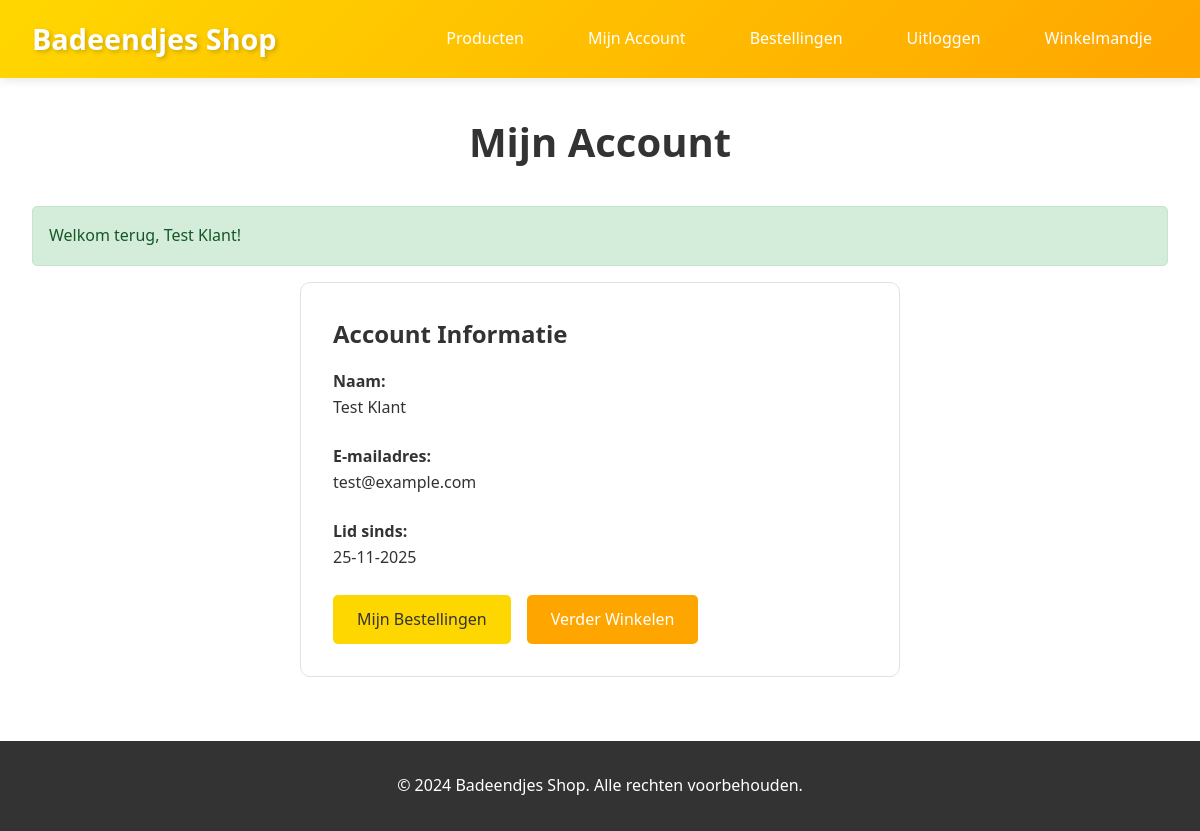
/customer/account.php (signed in), run on the app's committed database.
### tables this page shows
CREATE TABLE customers (
    id INT PRIMARY KEY AUTO_INCREMENT,
    email VARCHAR(255) UNIQUE NOT NULL,
    password VARCHAR(255) NOT NULL,
    name VARCHAR(100) NOT NULL,
    created_at TIMESTAMP DEFAULT CURRENT_TIMESTAMP
);

### includes/functions.php (called while the page is built, shortened)
<?php
function escape($string) {
    return htmlspecialchars($string, ENT_QUOTES, 'UTF-8');
}
function isLoggedIn() {
    return isset($_SESSION['customer_id']);
}
function getCurrentCustomer($pdo) {
    $stmt = $pdo->prepare("SELECT * FROM customers WHERE id = ?");
    $stmt->execute([$_SESSION['customer_id']]);
    return $stmt->fetch();
}
function getFlashMessage() {
    if (isset($_SESSION['flash_message'])) {
        $message = $_SESSION['flash_message'];
        return $message;
    }
    return null;
}
?>

### customer/account.php (the view, shortened to what this page needs)
<?php
require_once '../includes/config.php';
require_once '../includes/functions.php';
$customer = getCurrentCustomer($pdo);
$flash = getFlashMessage();
?>
<!DOCTYPE html>
<html lang="nl">
<head>
    <link rel="stylesheet" href="../assets/css/style.css">
</head>
<body>
    <header>
        <nav>
            <a href="../index.php" class="logo"> Badeendjes Shop</a>
            <ul class="nav-links">
                <li><a href="../index.php">Producten</a></li>
                <li><a href="account.php">Mijn Account</a></li>
                <li><a href="orders.php">Bestellingen</a></li>
                <li><a href="logout.php">Uitloggen</a></li>
                <li class="cart-icon">
                    <a href="../cart.php"> Winkelmandje
                    </a>
                </li>
            </ul>
        </nav>
    </header>
    <main>
        <h1>Mijn Account</h1>
        <?php if ($flash): ?>
            <div class="flash-message flash-<?php echo $flash['type']; ?>">
                <?php echo escape($flash['message']); ?>
            </div>
        <?php endif; ?>
        <div style="max-width: 600px; margin: 0 auto;">
            <div style="background: white; border: 1px solid var(--border-color); border-radius: 10px; padding: 2rem;">
                <h2>Account Informatie</h2>
                <div style="margin-bottom: 1.5rem;">
                    <strong>Naam:</strong><br>
                    <?php echo escape($customer['name']); ?>
                </div>
                <div style="margin-bottom: 1.5rem;">
                    <strong>E-mailadres:</strong><br>
                    <?php echo escape($customer['email']); ?>
                </div>
                <div style="margin-bottom: 1.5rem;">
                    <strong>Lid sinds:</strong><br>
                    <?php echo date('d-m-Y', strtotime($customer['created_at'])); ?>
                </div>
                <div style="display: flex; gap: 1rem; flex-wrap: wrap;">
                    <a href="orders.php" class="btn btn-primary">
                         Mijn Bestellingen
                    </a>
                    <a href="../index.php" class="btn">
                         Verder Winkelen
                    </a>
                </div>
            </div>
        </div>
    </main>
    <footer>
        <p>&copy; 2024 Badeendjes Shop. Alle rechten voorbehouden.</p>
    </footer>
</body>
</html>

### assets/css/style.css (style rules this page uses)
:root { --primary-color: #FFD700; --secondary-color: #FFA500; --accent-color: #FF6B6B; --text-color: #333; --light-bg: #F8F9FA; --border-color: #DEE2E6; --success-color: #28A745; --warning-color: #FFC107; --danger-color: #DC3545; }
* { margin: 0; padding: 0; box-sizing: border-box; }
body { font-family: 'Segoe UI', Tahoma, Geneva, Verdana, sans-serif; line-height: 1.6; color: var(--text-color); background-color: #fff; }
header { background: linear-gradient(135deg, var(--primary-color), var(--secondary-color)); padding: 1rem 0; box-shadow: 0 2px 10px rgba(0,0,0,0.1); }
nav { max-width: 1200px; margin: 0 auto; padding: 0 2rem; display: flex; justify-content: space-between; align-items: center; }
.logo { font-size: 1.8rem; font-weight: bold; color: white; text-decoration: none; text-shadow: 2px 2px 4px rgba(0,0,0,0.2); }
.nav-links { display: flex; gap: 2rem; align-items: center; list-style: none; }
.nav-links a { color: white; text-decoration: none; font-weight: 500; transition: all 0.3s; padding: 0.5rem 1rem; border-radius: 5px; }
.cart-icon { position: relative; }
main { max-width: 1200px; margin: 2rem auto; padding: 0 2rem; }
h1, h2, h3 { color: var(--text-color); margin-bottom: 1rem; }
h1 { font-size: 2.5rem; text-align: center; margin-bottom: 2rem; }
.flash-message { padding: 1rem; margin-bottom: 1rem; border-radius: 5px; font-weight: 500; }
.flash-success { background-color: #D4EDDA; color: #155724; border: 1px solid #C3E6CB; }
.btn { display: inline-block; padding: 0.75rem 1.5rem; background-color: var(--secondary-color); color: white; text-decoration: none; border: none; border-radius: 5px; cursor: pointer; font-size: 1rem; font-weight: 500; transition: all 0.3s; text-align: center; }
.btn-primary { background-color: var(--primary-color); color: var(--text-color); }
footer { background-color: var(--text-color); color: white; text-align: center; padding: 2rem 0; margin-top: 4rem; }

### data on the page
customers: name "Test Klant", email "test@example.com", created_at "25-11-2025"

### other printed values
$flash['message'] "Welkom terug, Test Klant!"
